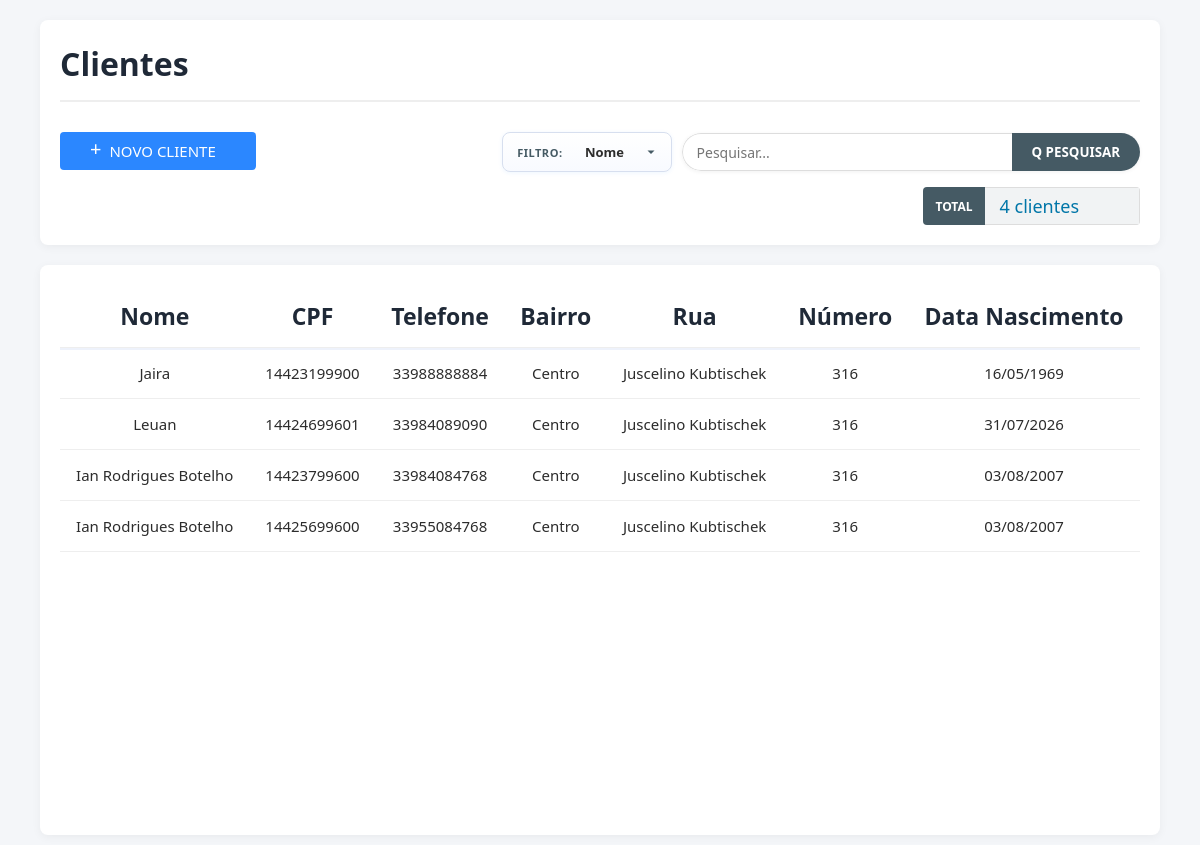
/clientes/, run on the app's committed database.
### front_end/models.py (models this page shows, shortened)
class Client(models.Model):
    nome = models.CharField(max_length=40)
    cpf = models.CharField("CPF", max_length=11, unique=True)
    telefone = models.CharField(max_length=11, unique=True)
    rua = models.CharField(max_length=30)
    bairro = models.CharField(max_length=20)
    dt_nascimento = models.DateField(null=True, blank=True)
    numero = models.PositiveIntegerField("Número")
    dt_criacao = models.DateTimeField(auto_now=True)

### front_end/views.py (the view)
# urls.py: path('clientes/', views.Cliente, name='clientes'),
def Cliente(request):
    termo_busca = request.GET.get("q", "").strip()
    filtro_campo = request.GET.get("campo", CAMPO_PADRAO_CLIENTE).strip() or CAMPO_PADRAO_CLIENTE
    mostrar_form = request.GET.get("view") == "form"
    form = ClientForm()
    if request.method == "POST":
        form = ClientForm(request.POST)
        if form.is_valid():
            form.save()
            return redirect("front_end:clientes")
        mostrar_form = True
    clientes = Client.objects.all().order_by("-dt_criacao")
    clientes = filtrar_clientes(clientes, filtro_campo, termo_busca)
    contexto = {
        "clientes": clientes,
        "busca": termo_busca,
        "filtro_campo": filtro_campo,
        "mostrar_form": mostrar_form,
        "form": form,
        "total_clientes": clientes.count(),
    }
    return render(request, "pag_clientes.html", contexto)

### front_end/forms.py (shortened to what this page needs)
class ClientForm(forms.ModelForm):
    cpf = forms.CharField(max_length=14)
    telefone = forms.CharField(max_length=16)
    class Meta:
        model = Client
        fields = ['nome', 'cpf', 'telefone', 'rua', 'bairro', 'dt_nascimento', 'numero']

### front_end/search_filters.py (called while the page is built, shortened)
def filtrar_clientes(queryset, campo: str, termo: str):
    termo = (termo or "").strip()
    if not termo:
        return queryset

### Templates/pag_clientes.html (shortened to what this page needs)
<!DOCTYPE html>
<html lang="en">
<head>
</head>
<body>
    <div class="header-container">
        <h1>Clientes</h1>
        <div class="barra_ferramentas">
            <button class="btn-add" type="button" id="btn-novo-cliente" onclick="Adicionar_client()">
                <span>+</span>NOVO CLIENTE
            </button>
            <form class="barra-busca-filtros div-search" method="get" action="{% url 'front_end:clientes' %}">
                <div class="filtro-grupo">
                    <span class="filtro-label">Filtro:</span>
                    <select name="campo" id="search-campo" class="filtro-campo" aria-label="Filtrar por">
                        <option value="nome" {% if filtro_campo == "nome" %}selected{% endif %}>Nome</option>
                    </select>
                </div>
                <div class="busca-grupo">
                    <input id="search-input" name="q" type="search" class="campo-busca" placeholder="Pesquisar..." value="{{ busca }}" autocomplete="off">
                    <button class="btn-busca-filtro" type="submit">Q PESQUISAR</button>
                </div>
            </form>
            <div class="div-total">
                <span class="total-text">TOTAL</span>
                <span id="total-clientes" class="total-clients">{{ total_clientes }} cliente(s)</span>
            </div>
        </div>
    </div>
    <div class="clients-container">
        <div id="list-view" class="{% if mostrar_form %}view-hidden{% endif %}">
            <div class="table-wrapper">
                <table>
                    <thead>
                        <tr>
                            <th>Nome</th>
                            <th>CPF</th>
                            <th>Telefone</th>
                            <th>Bairro</th>
                            <th>Rua</th>
                            <th>Número</th>
                            <th>Data Nascimento</th>
                        </tr>
                    </thead>
                    <tbody id="clientes-tbody">
                        {% for cliente in clientes %}
                        <tr
                            class="cliente-row"
                            data-cliente-id="{{ cliente.id }}"
                            data-search="{{ cliente.nome }} {{ cliente.cpf }} {{ cliente.telefone }} {{ cliente.bairro }} {{ cliente.rua }} {{ cliente.numero }}"
                            data-nome="{{ cliente.nome }}"
                            data-cpf="{{ cliente.cpf }}"
                            data-telefone="{{ cliente.telefone }}"
                            data-bairro="{{ cliente.bairro }}"
                            data-rua="{{ cliente.rua }}"
                            data-numero="{{ cliente.numero }}"
                            onclick="abrirNotasCliente({{ cliente.id }})"
                        >
                            <td>{{ cliente.nome }}</td>
                            <td>{{ cliente.cpf }}</td>
                            <td>{{ cliente.telefone }}</td>
                            <td>{{ cliente.bairro }}</td>
                            <td>{{ cliente.rua }}</td>
                            <td>{{ cliente.numero }}</td>
                            <td>{% if cliente.dt_nascimento %}{{ cliente.dt_nascimento|date:"d/m/Y" }}{% else %}-{% endif %}</td>
                        </tr>
                        {% endfor %}
                    </tbody>
                </table>
            </div>
        </div>
    </div>
 </body>
</html>

### Templates/partials/filtros_busca.html (style rules this page uses)
:root { --panel-color: var(--loja-painel, white); --text-color: var(--loja-texto, #2c2c2c); }
.barra-busca-filtros { display: flex; align-items: center; gap: 12px; margin-left: auto; flex-wrap: wrap; }
.filtro-grupo { display: inline-flex; align-items: center; height: 38px; background: linear-gradient(180deg, #fff 0%, #f8faff 100%); border: 1px solid #d7dfef; border-radius: 8px; padding: 0 12px 0 14px; box-shadow: 0 1px 4px rgba(43, 135, 255, 0.08); }
.filtro-label { font-size: 11px; font-weight: 800; color: #455a64; letter-spacing: 0.5px; text-transform: uppercase; margin-right: 8px; white-space: nowrap; user-select: none; }
.filtro-campo { height: 100%; border: none; padding: 0 22px 0 2px; font: 600 13px "Segoe UI", Arial; color: #2c2c2c; outline: none; cursor: pointer; min-width: 88px; text-align: center; appearance: none; }
.busca-grupo { display: inline-flex; align-items: stretch; height: 38px; min-width: 0; box-shadow: 0 1px 4px rgba(0, 0, 0, 0.06); border-radius: 20px; overflow: hidden; }
.barra-busca-filtros .campo-busca { width: min(330px, 42vw); height: 38px; border: 1px solid #ddd; border-right: none; border-radius: 20px 0 0 20px; padding: 0 14px; outline: none; font-size: 14px; text-align: left; box-sizing: border-box; margin: 0; background: #fff; }
.barra-busca-filtros .btn-busca-filtro { background: #455a64; color: #fff; border: none; padding: 0 20px; font-weight: 700; white-space: nowrap; cursor: pointer; height: 38px; margin: 0; flex-shrink: 0; }

### Templates/pag_clientes.html (style rules this page uses)
* { text-align: center; font-family: "Segoe UI", Arial; }
body { margin: 0; overflow: hidden; background: var(--loja-fundo, #f5f7fb); }
.header-container { background: var(--loja-painel, #fff); padding: 20px; padding-top: 1px; border-radius: 8px; width: 90%; margin: 20px auto; box-shadow: 0 2px 10px rgba(0,0,0,0.05); }
h1 { color: var(--loja-texto, #1f2937); margin-bottom: 30px; padding: 0 0 15px 0; text-align: left; border-bottom: 2px solid #eee; }
.clients-container { background: var(--loja-painel, #fff); padding: 20px; border-radius: 8px; width: 90%; margin: 10px auto; box-shadow: 0 2px 10px rgba(0,0,0,0.05); height: calc(70vh - 30px); min-height: 320px; overflow: hidden; display: flex; flex-direction: column; }
#list-view { padding: 0; border: none; box-shadow: none; height: 100%; display: flex; flex-direction: column; }
.table-wrapper { flex: 1; overflow-y: auto; overflow-x: auto; scrollbar-width: thin; background-color: white; border-radius: 0 0 9px 9px; scrollbar-color: #c4cada transparent; }
table { width: 100%; border-collapse: separate; border-spacing: 0; position: relative; }
thead { position: sticky; top: 0; z-index: 100; background: #ffffff; }
th, td { border-bottom: 1px solid #eee; padding: 15px; }
th { background: var(--loja-painel, #fff); position: sticky; top: 0; z-index: 101; color: var(--loja-texto, #1f2937); font-weight: 700; font-size: 23px; box-shadow: 0 2px 0 #eef2fb; background-clip: padding-box; }
td { color: #2c2c2c; font-size: 15px; }
tbody tr.cliente-row { cursor: pointer; }
.barra_ferramentas { display: flex; gap: 15px; flex-wrap: wrap; flex-direction: row; }
.btn-add { background: var(--loja-acento, #2b87ff); color: white; height: 38px; border: none; border-radius: 4px; font-weight: 500; font-size: 15px; padding: 0 40px; display: flex; align-items: center; gap: 8px; }
.btn-add span { font-size: 20px; padding-bottom: 5px; margin-left: -10px; }
.div-search { display: flex; gap: 10px; margin-left: auto; }
.div-total { display: flex; align-items: left; height: 38px; border-radius: 4px; overflow: hidden; font-size: 12px; margin-left: auto; }
.total-text { background-color: #455a64; color: white; padding: 0 12px; display: flex; align-items: center; font-weight: bold; }
.total-clients { background-color: #f1f3f4; color: #0076a8; font-size: large; padding: 0 5vw 0 15px; display: flex; align-items: center; text-align: left; border: 1px solid #ddd; border-left: none; }

### Templates/partials/loja_config.html (style rules this page uses)
:root { --loja-header: #1f2126; --loja-sidebar: #1f2126; --loja-sidebar-2: #2b2f34; --loja-destaque: #5aa2ff; --loja-acento: #2b87ff; --loja-fundo: #f4f6f9; --loja-painel: #ffffff; --loja-texto: #1f2937; --panel-color: var(--loja-painel); --text-color: var(--loja-texto); }

### data on the page
Client: nome "Jaira", cpf "14423199900", telefone "33988888884", bairro "Centro", rua "Juscelino Kubtischek", numero "316", dt_nascimento "16/05/1969"
Client: nome "Leuan", cpf "14424699601", telefone "33984089090", bairro "Centro", rua "Juscelino Kubtischek", numero "316", dt_nascimento "31/07/2026"
Client: nome "Ian Rodrigues Botelho", cpf "14423799600", telefone "33984084768", bairro "Centro", rua "Juscelino Kubtischek", numero "316", dt_nascimento "03/08/2007"
Client: nome "Ian Rodrigues Botelho", cpf "14425699600", telefone "33955084768", bairro "Centro", rua "Juscelino Kubtischek", numero "316", dt_nascimento "03/08/2007"
